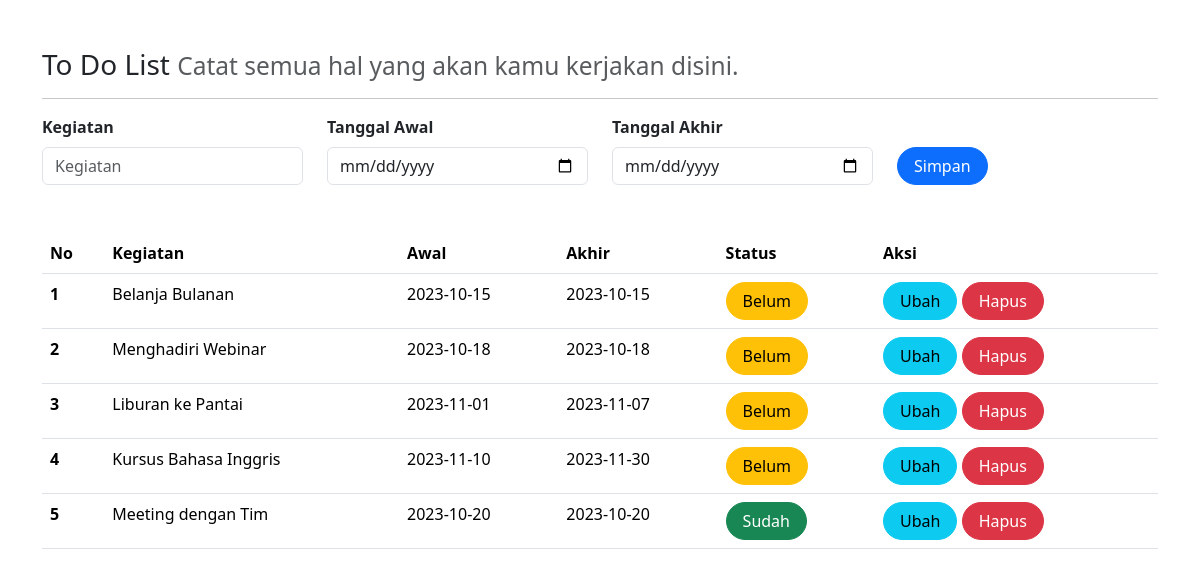
The page / on the database its author committed.
### tables this page shows
CREATE TABLE `kegiatan` (
  `id` int(11) NOT NULL,
  `isi` varchar(255) NOT NULL,
  `tgl_awal` date NOT NULL,
  `tgl_akhir` date NOT NULL,
  `status` int(11) NOT NULL DEFAULT 0
);

### index.php (the view, shortened to what this page needs)
<?php
include "koneksi.php";
?>
<!DOCTYPE html>
<html lang="en">
<head>
  <link href="https://cdn.jsdelivr.net/npm/bootstrap@5.3.2/dist/css/bootstrap.min.css" rel="stylesheet" integrity="sha384-
T3c6CoIi6uLrA9TneNEoa7RxnatzjcDSCmG1MXxSR1GAsXEV/Dwwykc2MPK8M2HN">
</head>
<body>
  <div class="container mt-5">
    <h3>
      To Do List
      <small class="text-muted">
        Catat semua hal yang akan kamu kerjakan disini.
      </small>
    </h3>
    <hr>
    <form class="form row" method="POST" action="">
      <div class="col">
        <label for="inputIsi" class="form-label fw-bold">
          Kegiatan
        </label>
        <input type="text" class="form-control" name="isi" id="inputIsi" placeholder="Kegiatan" value="">
      </div>
      <div class="col">
        <label for="inputTanggalAwal" class="form-label fw-bold">
          Tanggal Awal
        </label>
        <input type="date" class="form-control" name="tgl_awal" id="inputTanggalAwal" value="tgl_awal">
      </div>
      <div class="col">
        <label for="inputTanggalAkhir" class="form-label fw-bold">
          Tanggal Akhir
        </label>
        <input type="date" class="form-control" name="tgl_akhir" id="inputTanggalAkhir" value="tgl_akhir">
      </div>
      <div class="col mt-3">
        <button type="submit" class="btn btn-primary rounded-pill px-3 mt-3" name="simpan">Simpan</button>
      </div>
    </form>
    <table class="table table-hover mt-5">
      <thead>
        <tr>
          <th scope="col">No</th>
          <th scope="col">Kegiatan</th>
          <th scope="col">Awal</th>
          <th scope="col">Akhir</th>
          <th scope="col">Status</th>
          <th scope="col">Aksi</th>
        </tr>
      </thead>
      <tbody>
        <?php
        $result = mysqli_query($mysqli, "SELECT * FROM kegiatan ORDER BY status, tgl_awal");
        $no = 1;
        while ($data = mysqli_fetch_array($result)) {
        ?>
          <tr>
            <th scope="row"><?php echo $no++ ?></th>
            <td><?php echo $data['isi'] ?></td>
            <td><?php echo $data['tgl_awal'] ?></td>
            <td><?php echo $data['tgl_akhir'] ?></td>
            <td>
              <?php
              if ($data['status'] == '1') {
              ?>
                <a class="btn btn-success rounded-pill px-3" href="index.php?id=<?php echo $data['id'] ?>&aksi=ubah_status&status=0">Sudah</a>
              <?php
              } else {
              ?>
                <a class="btn btn-warning rounded-pill px-3" href="index.php?id=<?php echo $data['id'] ?>&aksi=ubah_status&status=1">Belum</a>
              <?php
              }
              ?>
            </td>
            <td>
              <a class="btn btn-info rounded-pill px-3" data-bs-toggle="modal" data-bs-target="#ubahModal" data-id="<?php echo $data['id']; ?>" data-isi="<?php echo $data['isi']; ?>" data-tgl_awal="<?php echo $data['tgl_awal']; ?>" data-tgl_akhir="<?php echo $data['tgl_akhir']; ?>">Ubah</a>
              <a class="btn btn-danger rounded-pill px-3" href="index.php?id=<?php echo $data['id'] ?>&aksi=hapus">Hapus</a>
            </td>
          </tr>
        <?php
        }
        ?>
      </tbody>
    </table>
  </div>
</body>
</html>

### rows shown on the page
kegiatan: isi "Belanja Bulanan", tgl_awal "2023-10-15", tgl_akhir "2023-10-15"
kegiatan: isi "Menghadiri Webinar", tgl_awal "2023-10-18", tgl_akhir "2023-10-18"
kegiatan: isi "Liburan ke Pantai", tgl_awal "2023-11-01", tgl_akhir "2023-11-07"
kegiatan: isi "Kursus Bahasa Inggris", tgl_awal "2023-11-10", tgl_akhir "2023-11-30"
kegiatan: isi "Meeting dengan Tim", tgl_awal "2023-10-20", tgl_akhir "2023-10-20"
